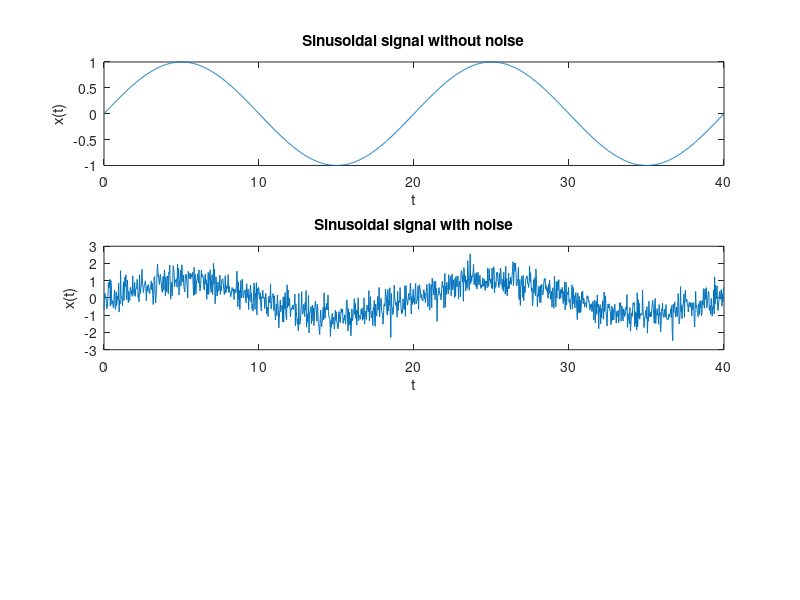

The MATLAB script that drew this image: (Note: this script raises an error after producing the figure.)
clc;
close all;
fp = 1000;
fst = 3000;
fs = 10000;

%converting to rad/sec

wp = 2*(fp/fs);
wst = 2*(fst/fs);

%generating a sinusoidal signal
t = 0:pi/100:40;
x = sin(pi/10*t);
subplot(3,1,1);
figure(1);
grid on;
plot(t,x);
title('Sinusoidal signal without noise')
xlabel('t');
ylabel('x(t)');

%adding noise using rand function
noise = 0.5*randn(size(t));
x_withnoise = x + noise;
subplot(3,1,2);
figure(1);
plot(t,x_withnoise);
title('Sinusoidal signal with noise')
xlabel('t');
ylabel('x(t)');

%using LPF with hamming window to filter out the noise
%wn=[wp wst]; %range of frequencies
fil_order = 64; %order of the filter
wc = (wst + wp)/2;

%designing the digital LPF with hamming window
filt = designfilt('lowpassfir','FilterOrder',fil_order,'CutoffFrequency',wc,'SampleRate',10000,'DesignMethod','window','Window','hamming');

%applying window on noisy signal
h = filter(filt,x_withnoise);

subplot(3,1,3);
figure(1);
plot(t,h);
title('Output singal after applying filter and window');
xlabel('t');
ylabel('h(t)');
